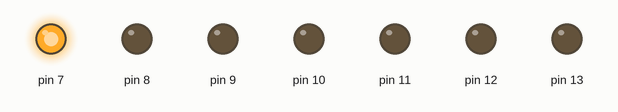
This sketch was run on a simulated Arduino Uno, built with avr-gcc and run on an emulated ATmega328P. On the bench: output pins drawn as LEDs (lit = HIGH).

Above: at 0.05 s.
At 0.15 s:
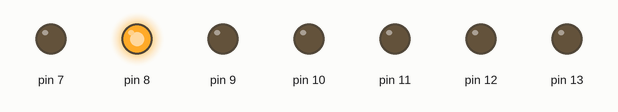
At 0.75 s:
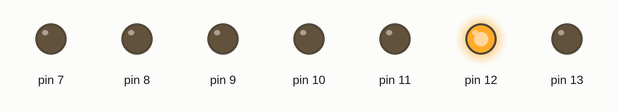
At 1.45 s:
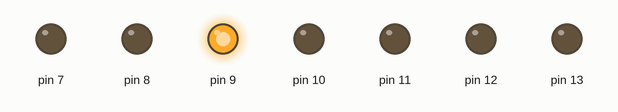
At 2.15 s:
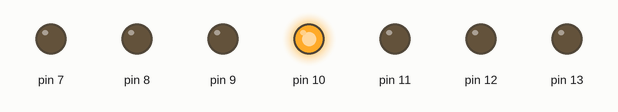
At 2.85 s:
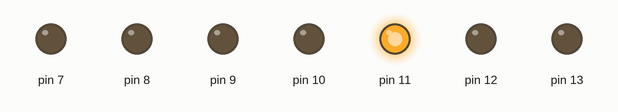
Timing chart, 0 to 3.1 s (numbered marks = the images above):
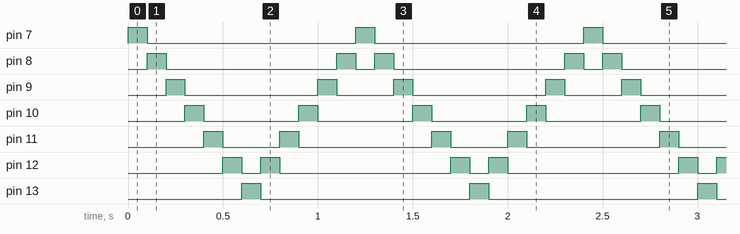

The sketch:

A1.ino
```cpp
/*
 * Sam Ferguson
 * A1: Blink
 */


void setup() {
  // initializes digital pins 7-13 as outputs
  pinMode(13, OUTPUT);
  pinMode(12, OUTPUT);
  pinMode(11, OUTPUT);
  pinMode(10, OUTPUT);
  pinMode(9, OUTPUT);
  pinMode(8, OUTPUT);
  pinMode(7, OUTPUT);

}

// initializes variables
float bpm = 100;
float time_per_beat = (60/bpm)*1000; //finds milliseconds per beat
float time_per_led = time_per_beat/6; //finds an equal amount of time for 6 LEDs per ber beat

void loop() {

  for (int i=7; i < 13; i++){  //this loop lights up the blue LED on the left then the green LEDs, going right
    digitalWrite(i, HIGH);      // turns the indexed LED on
    delay(time_per_led);        // holds with the LED on for calculated time
    digitalWrite(i, LOW);       // turns the idexed LED off
  }

  for (int i=13; i > 7; i--){ //this loop lights up the blue LED on the right then the green LEDs, going left
    digitalWrite(i, HIGH);    // turns the indexed LED on
    delay(time_per_led);      // holds with the LED on for calculated time
    digitalWrite(i, LOW);     // turns the idexed LED off
  }

}
```

Measured:
- by itself, pin 7, pin 13: alternates HIGH for 0.10 s and LOW for 1.1 s
- by itself, pin 8: repeats every 1.2 s: LOW 0.90 s, HIGH 0.10 s, LOW 0.10 s, HIGH 0.10 s
- by itself, pin 9: repeats every 1.2 s: LOW 0.70 s, HIGH 0.10 s, LOW 0.30 s, HIGH 0.10 s
- by itself, pin 10: alternates HIGH for 0.10 s and LOW for 0.50 s
- by itself, pin 11: repeats every 1.2 s: LOW 0.30 s, HIGH 0.10 s, LOW 0.70 s, HIGH 0.10 s
- by itself, pin 12: repeats every 1.2 s: LOW 0.10 s, HIGH 0.10 s, LOW 0.90 s, HIGH 0.10 s
